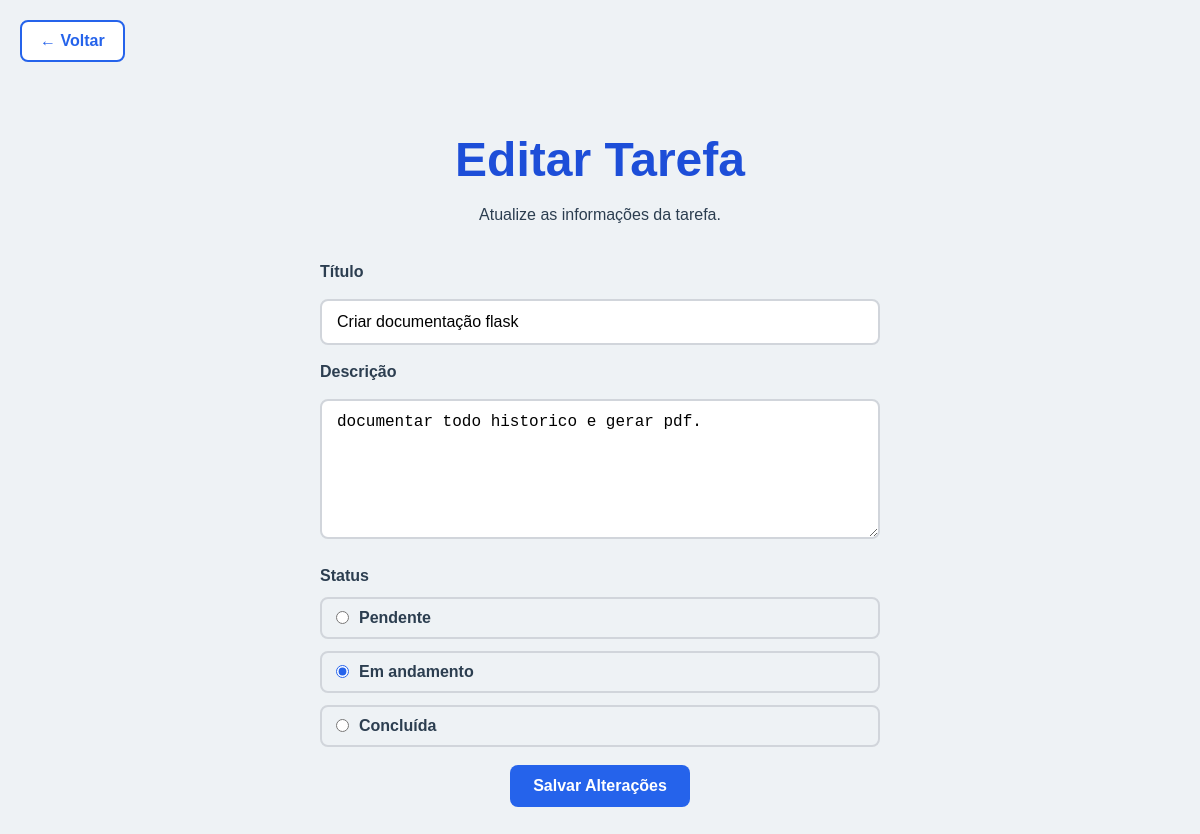
Page /editar/10 on the committed database.
### tables this page shows
CREATE TABLE tarefas (

            id INTEGER PRIMARY KEY AUTOINCREMENT,

            titulo TEXT NOT NULL,

            descricao TEXT NOT NULL,

            status TEXT NOT NULL

        );

### src/app.py (the view, shortened to what this page needs)
@app.route("/editar/<int:id>", methods=["GET", "POST"])
@app.route("/editar/<int:id>", methods=["GET", "POST"])
def atualizar_tarefa(id):
    tarefa = buscar_tarefa(id)
    return render_template(
        "editar_tarefa.html",
        tarefa=tarefa
    )

### src/database.py (called while the page is built)
def buscar_tarefa(id):
    conexao = sqlite3.connect("taskflow.db")
    conexao.row_factory = sqlite3.Row
    cursor = conexao.cursor()
    cursor.execute(
        "SELECT * FROM tarefas WHERE id = ?",
        (id,)
    )
    tarefa = cursor.fetchone()
    conexao.close()
    return tarefa

### src/templates/editar_tarefa.html (shortened to what this page needs)
<!DOCTYPE html>
<html lang="pt-BR">
<head>
    <link rel="stylesheet" href="../static/css/style.css">
</head>
<body>
    <a href="/tarefas" class="back-link">← Voltar</a>
    <main>
        <section class="form-container">
            <h1>Editar Tarefa</h1>
            <p>
                Atualize as informações da tarefa.
            </p>
            <form method="POST">
                <label for="titulo">Título</label>
                <input
                    type="text"
                    id="titulo"
                    name="titulo"
                    value="{{ tarefa.titulo }}"
                    required
                >
                <label for="descricao">Descrição</label>
                <textarea
                    id="descricao"
                    name="descricao"
                    required
                >{{ tarefa.descricao }}</textarea>
                <div class="status-group">
                    <label>Status</label>
                    <div>
                        <input
                            type="radio"
                            id="pendente"
                            name="status"
                            value="pendente"
                        >
                        <label for="pendente">Pendente</label>
                    </div>
                    <div>
                        <input
                            type="radio"
                            id="andamento"
                            name="status"
                            value="em_andamento"
                            {% if tarefa.status == "em_andamento" %}checked{% endif %}
                        >
                        <label for="andamento">Em andamento</label>
                    </div>
                    <div>
                        <input
                            type="radio"
                            id="concluida"
                            name="status"
                            value="concluida"
                        >
                        <label for="concluida">Concluída</label>
                    </div>
                </div>
                <button type="submit">
                    Salvar Alterações
                </button>
            </form>
        </section>
    </main>
</body>
</html>

### src/static/css/style.css (style rules this page uses)
* { margin: 0; padding: 0; box-sizing: border-box; }
body { font-family: Arial, Helvetica, sans-serif; background-color: #eef2f5; color: #2c3e50; }
main { display: flex; justify-content: center; padding: 50px 20px; }
.form-container { width: 100%; max-width: 600px; padding: 20px; text-align: center; }
form { display: flex; flex-direction: column; gap: 18px; margin-top: 30px; }
form label { font-weight: bold; text-align: left; }
form input[type="text"], form textarea { width: 100%; padding: 12px 15px; border: 2px solid #d1d5db; border-radius: 8px; font-size: 1rem; transition: all .3s ease; }
form textarea { min-height: 140px; resize: vertical; }
form button { width: 180px; align-self: center; padding: 12px; border: none; border-radius: 8px; background-color: #2563eb; color: white; font-size: 1rem; font-weight: bold; cursor: pointer; transition: all .3s ease; }
.status-group { display: flex; flex-direction: column; gap: 12px; margin-top: 10px; }
.status-group > label { font-weight: bold; margin-bottom: 5px; }
.status-group div { display: flex; align-items: center; gap: 10px; padding: 10px 14px; border: 2px solid #d1d5db; border-radius: 8px; cursor: pointer; transition: all .3s ease; }
.status-group input[type="radio"] { accent-color: #2563eb; cursor: pointer; }
.status-group label { margin: 0; cursor: pointer; }
.hero h1, .form-container h1, .tasks-container h1 { font-size: 3rem; color: #1d4ed8; margin-bottom: 15px; }
.hero p, .form-container p { font-size: 1rem; line-height: 1.6; margin-bottom: 35px; }
.back-link { display: inline-block; margin: 20px 0 0 20px; padding: 10px 18px; text-decoration: none; font-weight: bold; color: #2563eb; background-color: white; border: 2px solid #2563eb; border-radius: 8px; transition: all .3s ease; }

### rows in the picture
tarefas: titulo "Criar documentação flask", descricao "documentar todo historico e gerar pdf.", status "☐ Pendente", status "☑ Em andamento", status "☐ Concluída"
